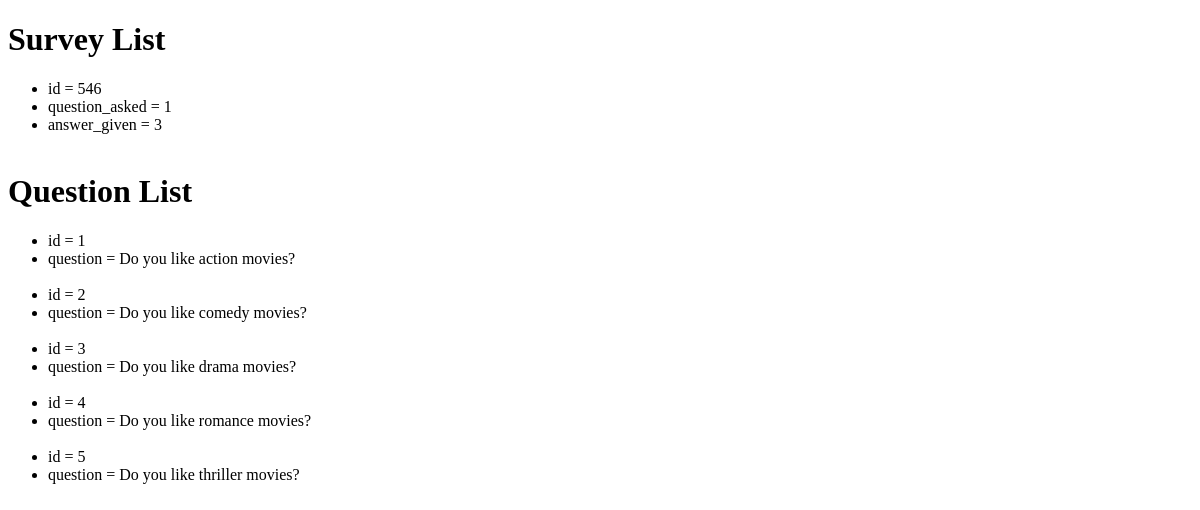
The app's page /view_database, older data.
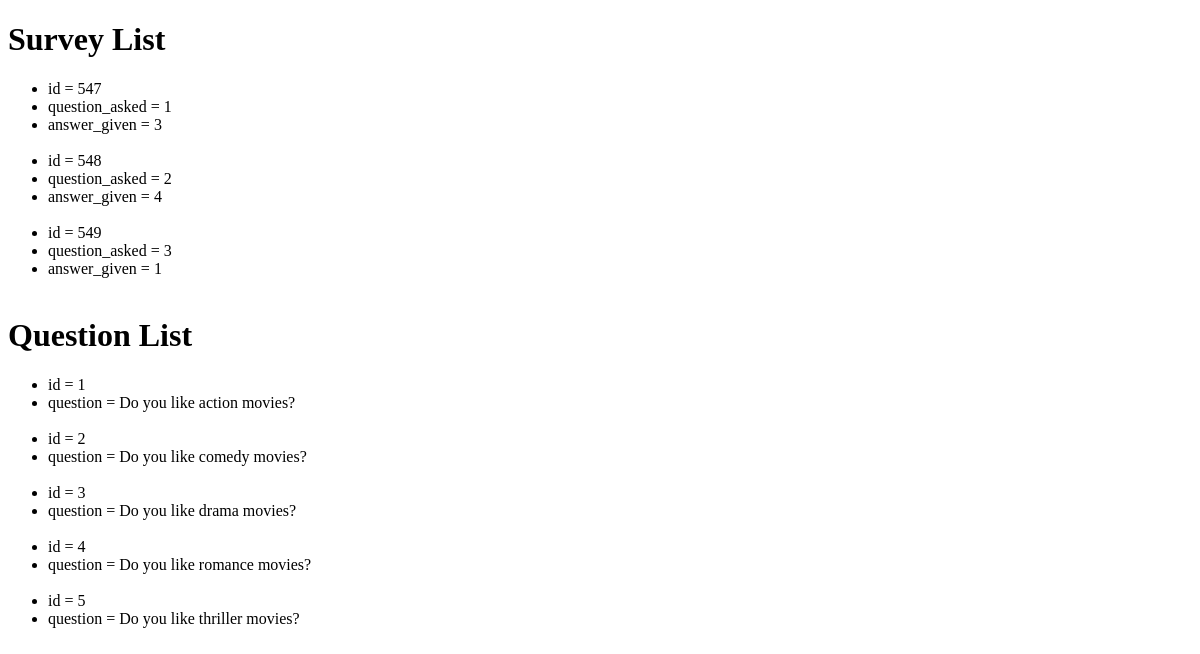
The same page, newer data.
### MovieTree/models.py (models this page shows)
class Survey(models.Model):
    question_asked = models.CharField(max_length=200)
    answer_given = models.CharField(max_length=200)

class Question(models.Model):
    question_text = models.CharField(max_length=200)
    question_keyword = models.CharField(max_length=200, default="null")

### MovieTree/views.py (the view)
# urls.py: url(r'^view_database', views.view_database, name='view_database'),
def view_database(request):
    survey_list = Survey.objects.all()
    question_list = Question.objects.all()
    context = { 'survey_list': survey_list,
                'question_list': question_list
               }
    return render(request, 'MovieTree/view_database.html', context)

### MovieTree/templates/MovieTree/view_database.html (shortened to what this page needs)
<!DOCTYPE html>
<html lang="en">
<head>
    <h1>Survey List</h1>
    <ul>
        {% for survey in survey_list %}
            <li>id = {{ survey.pk }}</li>
            <li>question_asked = {{ survey.question_asked }}</li>
            <li>answer_given = {{ survey.answer_given }}</li>
            <br>
    {% endfor %}
    </ul>
    <h1>Question List</h1>
    <ul>
        {% for question in question_list %}
            <li>id = {{ question.pk }}</li>
            <li>question = {{ question.question_text }}</li>
            <br>
    {% endfor %}
    </ul>
</head>
<body>
</body>
</html>

Row changes from the older to the newer data that the page shows:
removed Survey: pk "546", question_asked "1", answer_given "3"
added Survey: pk "547", question_asked "1", answer_given "3"
added Survey: pk "548", question_asked "2", answer_given "4"
added Survey: pk "549", question_asked "3", answer_given "1"
